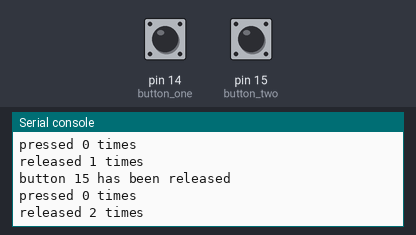
Bench run of a program on a simulated MicroPython board. Parts: the last lines printed to the serial console. The inputs (shaded band) are chosen by the test bench; at power-on: pin 14 (button_one) HIGH, pin 15 (button_two) HIGH. Library files of the repository ran but are not shown: mp_button.py.

Above: at 1.2 s.
1.3 s: pin 14 (button_one) pulled LOW for 0.15 s
At 2.5 s:
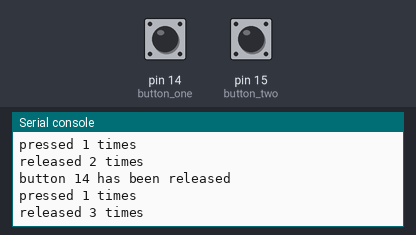
2.9 s: pin 15 (button_two) pulled LOW for 0.15 s
At 3.6 s:
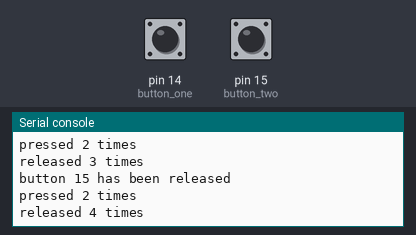
4.5 s: pin 14 (button_one) pulled LOW for 1 s
At 6.1 s:
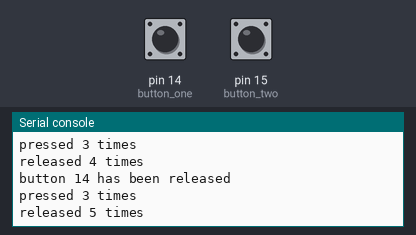
7.0 s: pin 15 (button_two) pulled LOW for 1 s
At 9.1 s:
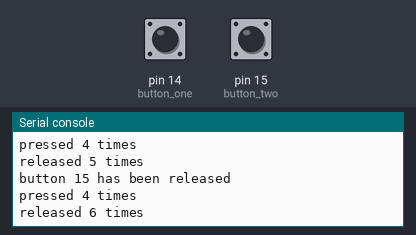
Timing chart, 0 to 10.5 s (numbered marks = the images above; inputs shaded):
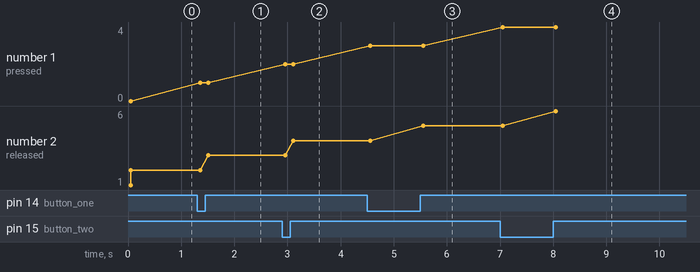

Measured:
- after the input at 1.3 s, the serial console: prints a new line after 0.06 s (image 1)
- after the input at 2.9 s, the serial console: prints a new line after 0.05 s (image 2)
- after the input at 4.5 s, the serial console: prints a new line after 0.06 s (image 3)
- after the input at 7.0 s, the serial console: prints a new line after 0.05 s (image 4)
- plotted number 2: 2 → 3 after the input at 1.3 s, 3 → 4 after the input at 2.9 s, 4 → 5 after the input at 4.5 s, 5 → 6 after the input at 7.0 s

The program:

02-two-button-test.py
```python
from mp_button import Button
from machine import Pin

# lower right corner - button closes path to GND
STOPWATCH_START_STOP_PIN = 14
STOPWATCH_RESET_PIN = 15

# we create two counters to cound presses down and released
counter_pressed = 0
counter_released = 0

# the following function will be invoked
# when the button changes state
# the Button module expects a callback to handle
# - pin number
# - event (Button.PRESSED | Button.RELEASED)
# the event contains a string 'pressed' or 'released'
# which can be used in your code to act upon
def button_change(button, event):
    global counter_pressed, counter_released
    print(f'button {button} has been {event}')
    if event == Button.PRESSED:
        counter_pressed += 1
    if event == Button.RELEASED:
        counter_released += 1
    print(f'pressed {counter_pressed} times')
    print(f'released {counter_released} times')


# we define a variable which holds a Button
# this Button object will be created using:
# - a pin number (GPIOx)
# - the state at rest (value() is False by default)
# - a callback to invoke when the button changes state (see above)
button_one = Button(STOPWATCH_START_STOP_PIN, False, button_change, internal_pullup = True)
button_two = Button(STOPWATCH_RESET_PIN, False, button_change, internal_pullup = True)

# during our loop we keep checking the button(s)
while(True):
    button_one.update()
    button_two.update()
```
